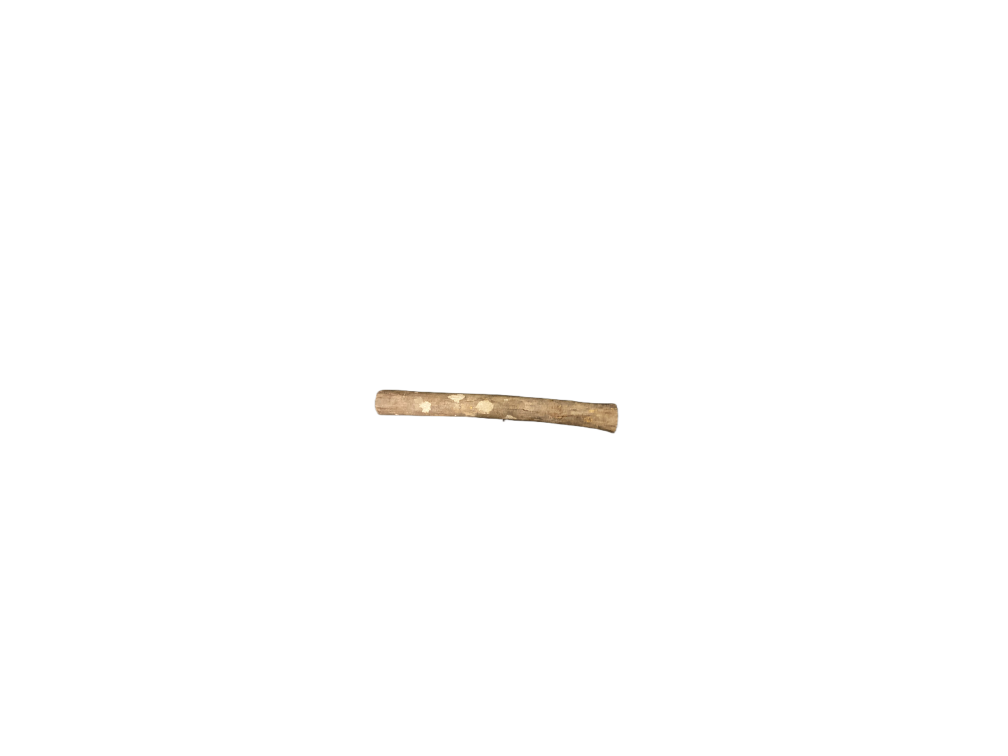
#> input picture ai/training_data/positive/001.png, 4032 x 3024 px, found by its file name (shown at 1/4 size); its folder holds 4 pictures in this run
$ python HOG_model.py
#> lines starting #> are read from the running program, lines starting #| are printed output that depends on the picture; pictures that were not available may be replaced by others from this repository, and a replacement may not be noted
from skimage.feature import hog
import joblib
from sklearn.preprocessing import LabelEncoder
from sklearn.svm import LinearSVC
from sklearn.metrics import classification_report
from sklearn.model_selection import train_test_split
import numpy as np
import os
from PIL import Image
from numpy import *

orientations = 9
pixels_per_cell = (16, 16)
cells_per_block = (2, 2)
threshold = .3

pos_im_path = r"ai/training_data/positive"
neg_im_path = r"ai/training_data/negative"

pos_im_listing = os.listdir(pos_im_path)
neg_im_listing = os.listdir(neg_im_path)
num_pos_samples = size(pos_im_listing)
num_neg_samples = size(neg_im_listing)
print("Original Positive Samples:", num_pos_samples)
print("Original Negative Samples:", num_neg_samples)

data = []
labels = []
image_size = (1024, 1024)

# Load and process positive samples
for file in pos_im_listing:
    img = Image.open(pos_im_path + '\\' + file)
#> img is the input picture: PIL image 4032x3024 RGBA; mean R, G, B, A 6.6, 6.3, 6, 2
    gray = img.convert('L')
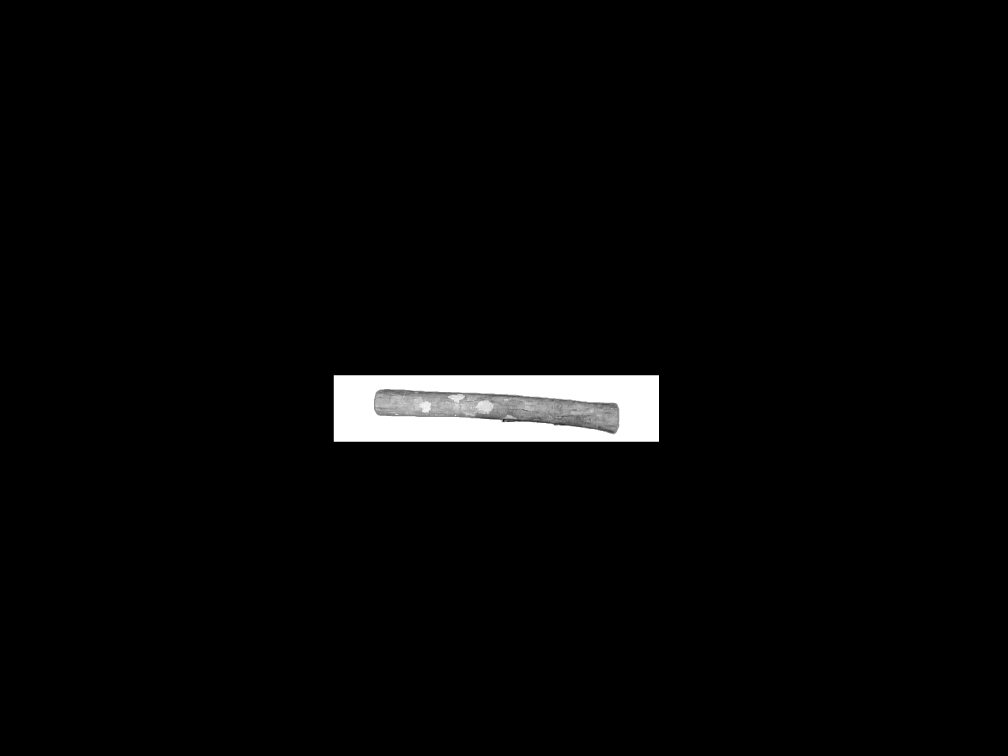
#> gray: PIL image 4032x3024 L (shown at 1/4 size); min 0, max 255, mean 6.4

    # Resize the image
    gray_resized = gray.resize(image_size, Image.LANCZOS)
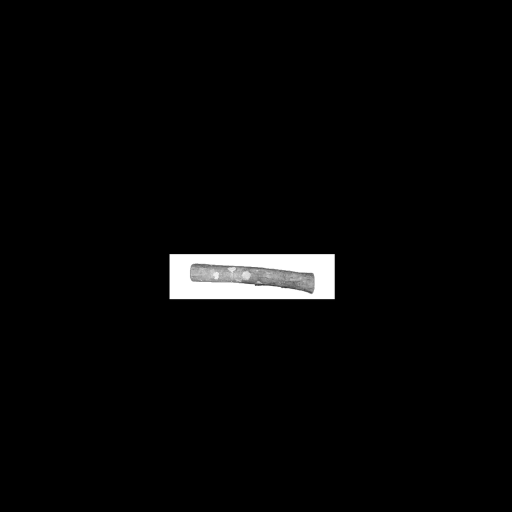
#> gray_resized: PIL image 1024x1024 L (shown at 1/2 size); min 0, max 255, mean 6.4

    fd = hog(gray_resized, orientations, pixels_per_cell, cells_per_block, block_norm='L2', feature_vector=True)
    data.append(fd)
    labels.append(1)

    # Data Augmentation
    rotated_90 = gray_resized.rotate(90)
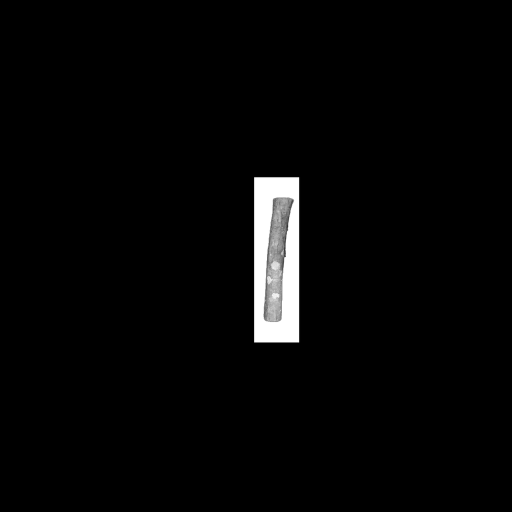
#> rotated_90: PIL image 1024x1024 L (shown at 1/2 size); min 0, max 255, mean 6.4
    fd = hog(rotated_90, orientations, pixels_per_cell, cells_per_block, block_norm='L2', feature_vector=True)
    data.append(fd)
    labels.append(1)

    rotated_180 = gray_resized.rotate(180)
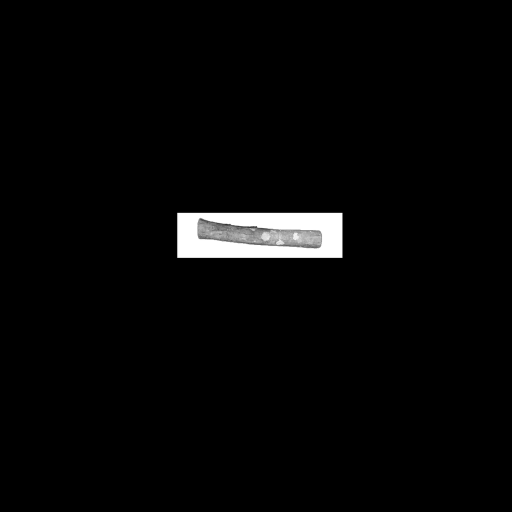
#> rotated_180: PIL image 1024x1024 L (shown at 1/2 size); min 0, max 255, mean 6.4
    fd = hog(rotated_180, orientations, pixels_per_cell, cells_per_block, block_norm='L2', feature_vector=True)
    data.append(fd)
    labels.append(1)

    rotated_270 = gray_resized.rotate(270)
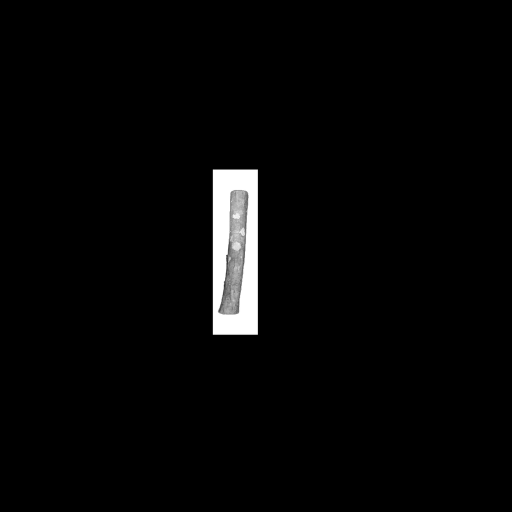
#> rotated_270: PIL image 1024x1024 L (shown at 1/2 size); min 0, max 255, mean 6.4
    fd = hog(rotated_270, orientations, pixels_per_cell, cells_per_block, block_norm='L2', feature_vector=True)
    data.append(fd)
    labels.append(1)

    flipped_horizontal = gray_resized.transpose(Image.FLIP_LEFT_RIGHT)
    fd = hog(flipped_horizontal, orientations, pixels_per_cell, cells_per_block, block_norm='L2', feature_vector=True)
    data.append(fd)
    labels.append(1)

    flipped_vertical = gray_resized.transpose(Image.FLIP_TOP_BOTTOM)
    fd = hog(flipped_vertical, orientations, pixels_per_cell, cells_per_block, block_norm='L2', feature_vector=True)
    data.append(fd)
    labels.append(1)

    noisy_image = np.array(gray_resized) + np.random.normal(0, 25, np.array(gray_resized).shape).astype(np.uint8)
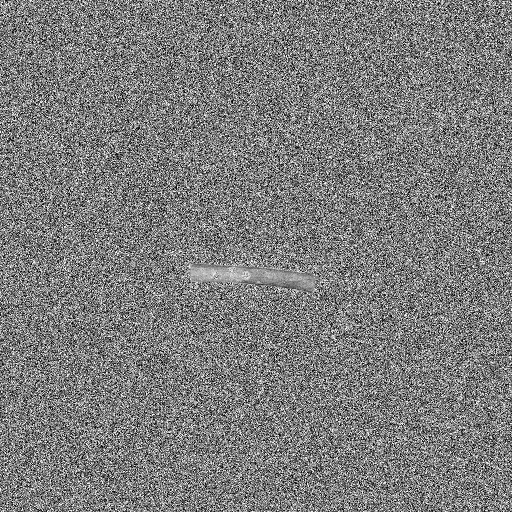
#> noisy_image: shape (1024, 1024) (shown at 1/2 size); min 0, max 255, mean 124.2
    fd = hog(noisy_image, orientations, pixels_per_cell, cells_per_block, block_norm='L2', feature_vector=True)
    data.append(fd)
    labels.append(1)
#> pass 2 of the loop `for file in pos_im_listing:`:
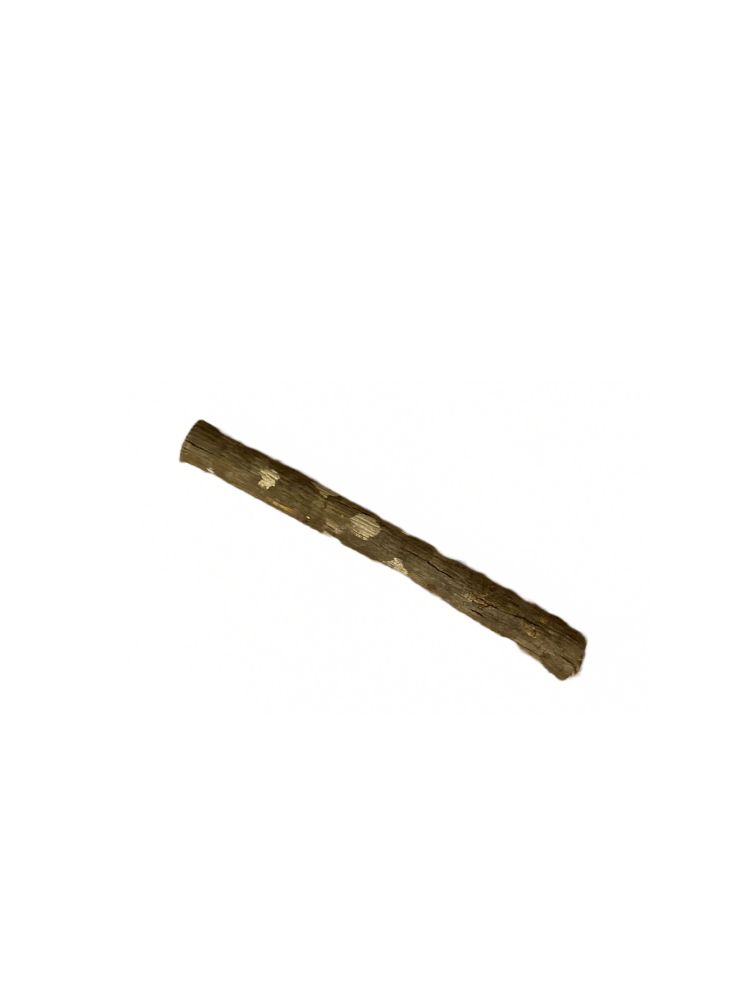
#> input picture ai/training_data/positive/002.png, 3024 x 4032 px, found by its file name (shown at 1/4 size)
#> img is the input picture: PIL image 3024x4032 RGBA; mean R, G, B, A 37.7, 25.4, 12, 6.7
#> gray: PIL image 3024x4032 L
#> `flipped_vertical = gray_resized.transpose(Image.FLIP_TOP_BOTTOM)`:
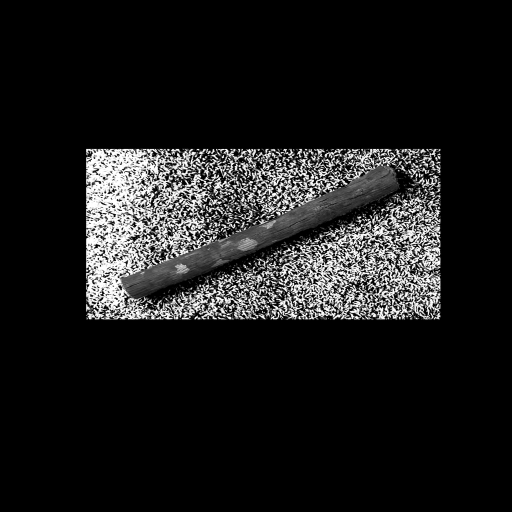
#> flipped_vertical: PIL image 1024x1024 L (shown at 1/2 size); min 0, max 255, mean 27.6
#> `noisy_image = np.array(gray_resized) + np.random.normal(0, 25, np.arra..`:
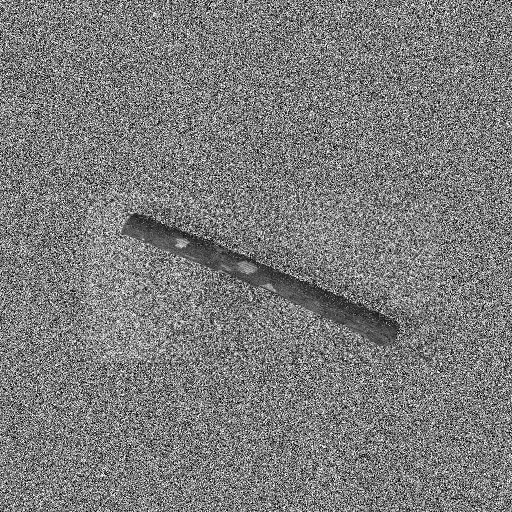
#> noisy_image: shape (1024, 1024) (shown at 1/2 size); min 0, max 255, mean 123.4
#> pass 3 of the loop `for file in pos_im_listing:`:
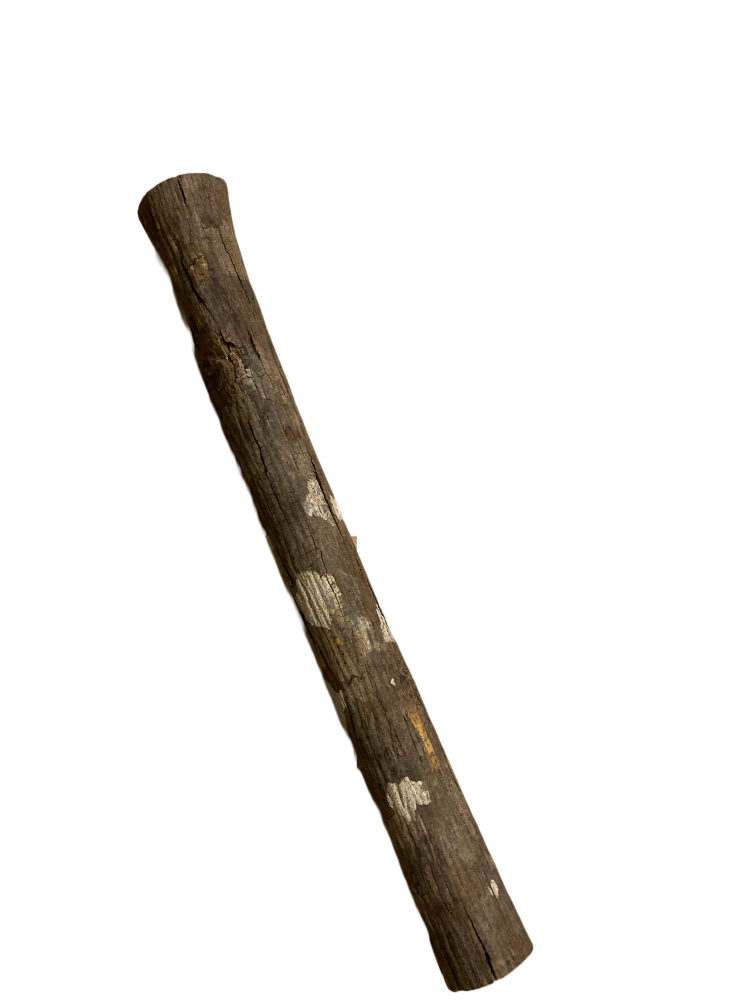
#> input picture ai/training_data/positive/003.png, 3024 x 4032 px, found by its file name (shown at 1/4 size)
#> img is the input picture: PIL image 3024x4032 RGBA; mean R, G, B, A 8.3, 6.6, 4.5, 23.6
#> `flipped_vertical = gray_resized.transpose(Image.FLIP_TOP_BOTTOM)`:
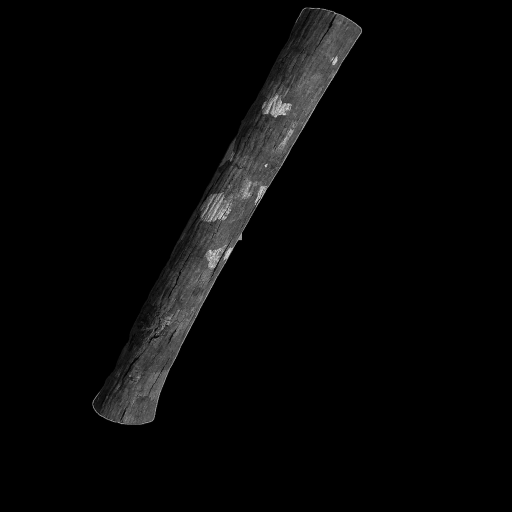
#> flipped_vertical: PIL image 1024x1024 L (shown at 1/2 size); min 0, max 255, mean 6.9
#> `noisy_image = np.array(gray_resized) + np.random.normal(0, 25, np.arra..`:
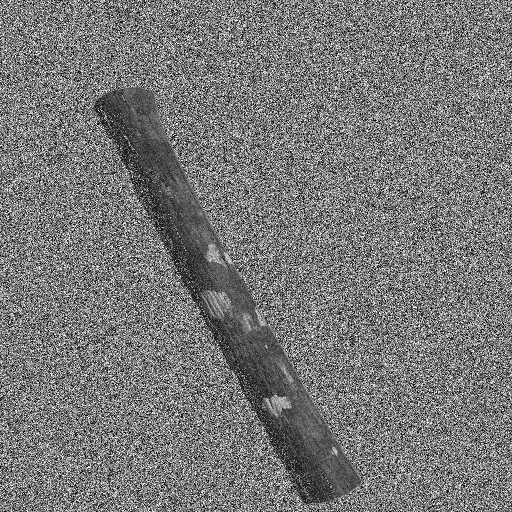
#> noisy_image: shape (1024, 1024) (shown at 1/2 size); min 0, max 255, mean 119.8
#> the loop made 4 passes; the first 3 are shown

# Load and process negative samples
for file in neg_im_listing:
    img = Image.open(neg_im_path + '\\' + file)
    gray = img.convert('L')

    # Resize the image
    gray_resized = gray.resize(image_size, Image.LANCZOS)

    fd = hog(gray_resized, orientations, pixels_per_cell, cells_per_block, block_norm='L2', feature_vector=True)
    data.append(fd)
    labels.append(0)

    # Data Augmentation
    rotated_90 = gray_resized.rotate(90)
    fd = hog(rotated_90, orientations, pixels_per_cell, cells_per_block, block_norm='L2', feature_vector=True)
    data.append(fd)
    labels.append(0)

    rotated_180 = gray_resized.rotate(180)
    fd = hog(rotated_180, orientations, pixels_per_cell, cells_per_block, block_norm='L2', feature_vector=True)
    data.append(fd)
    labels.append(0)

    rotated_270 = gray_resized.rotate(270)
    fd = hog(rotated_270, orientations, pixels_per_cell, cells_per_block, block_norm='L2', feature_vector=True)
    data.append(fd)
    labels.append(0)

    flipped_horizontal = gray_resized.transpose(Image.FLIP_LEFT_RIGHT)
    fd = hog(flipped_horizontal, orientations, pixels_per_cell, cells_per_block, block_norm='L2', feature_vector=True)
    data.append(fd)
    labels.append(0)

    flipped_vertical = gray_resized.transpose(Image.FLIP_TOP_BOTTOM)
    fd = hog(flipped_vertical, orientations, pixels_per_cell, cells_per_block, block_norm='L2', feature_vector=True)
    data.append(fd)
    labels.append(0)

    noisy_image = np.array(gray_resized) + np.random.normal(0, 25, np.array(gray_resized).shape).astype(np.uint8)
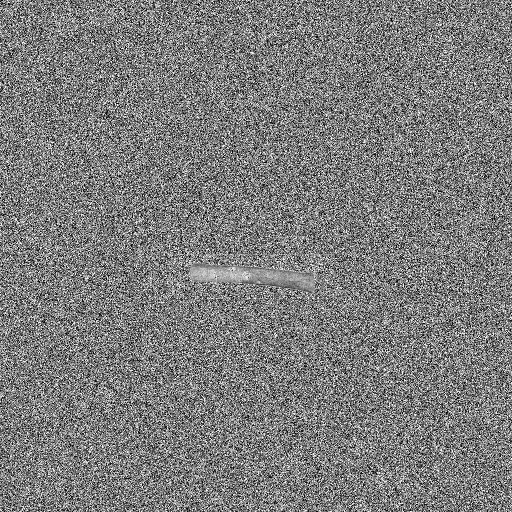
#> noisy_image: shape (1024, 1024) (shown at 1/2 size); min 0, max 255, mean 124.1
    fd = hog(noisy_image, orientations, pixels_per_cell, cells_per_block, block_norm='L2', feature_vector=True)
    data.append(fd)
    labels.append(0)

num_pos_samples_after_aug = num_pos_samples * 7
num_neg_samples_after_aug = num_neg_samples * 7

print("Positive Samples after Augmentation:", num_pos_samples_after_aug)
print("Negative Samples after Augmentation:", num_neg_samples_after_aug)

le = LabelEncoder()
labels = le.fit_transform(labels)

print(" Constructing split...")
(trainData, testData, trainLabels, testLabels) = train_test_split(
    np.array(data), labels, test_size=0.20, random_state=42)

print(" Training Linear SVM classifier...")
model = LinearSVC()
model.fit(trainData, trainLabels)

print(" Evaluating classifier on test data ...")
predictions = model.predict(testData)
print(classification_report(testLabels, predictions))

joblib.dump(model, r'ai/HOG/output/model.npy')
